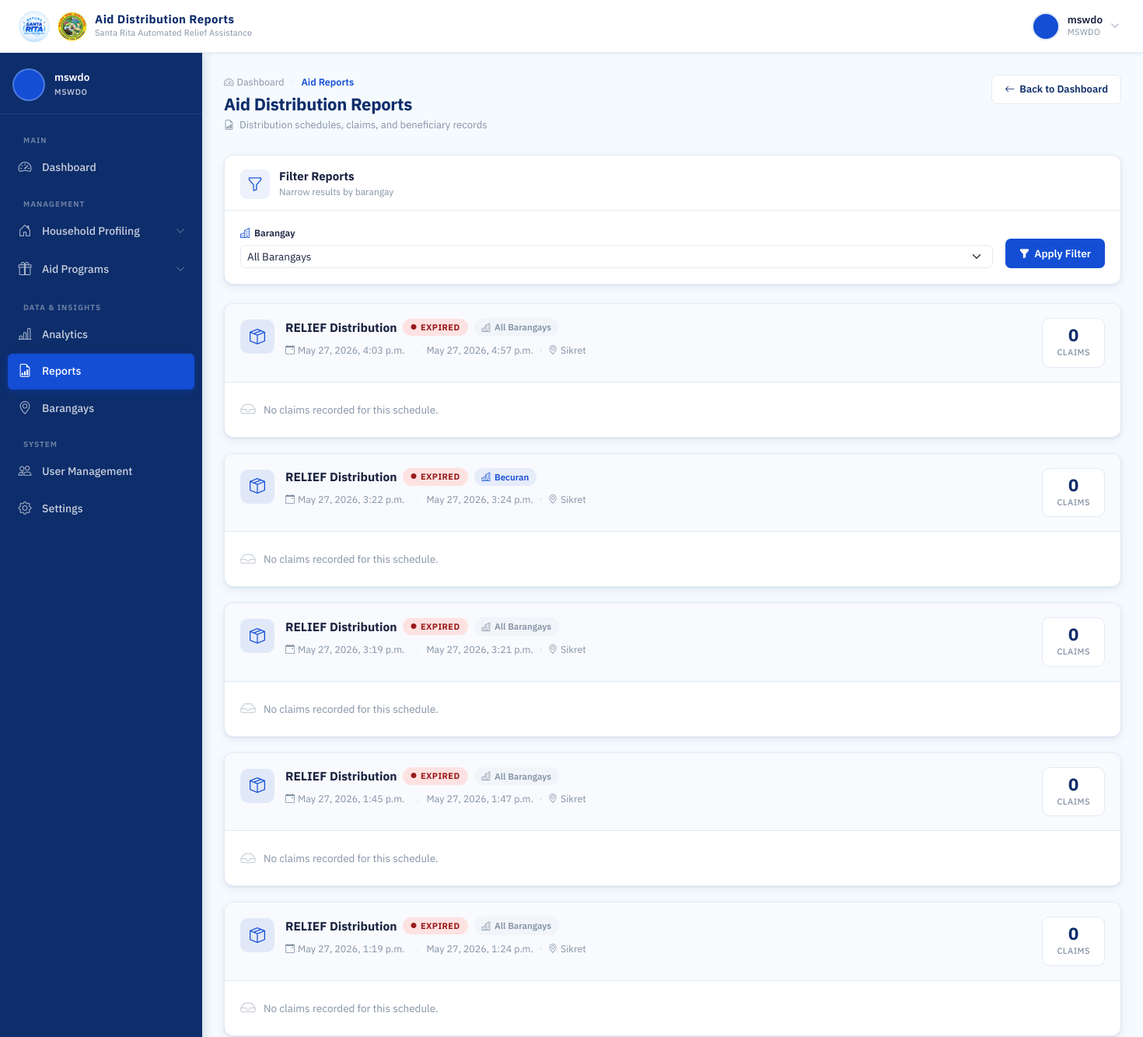
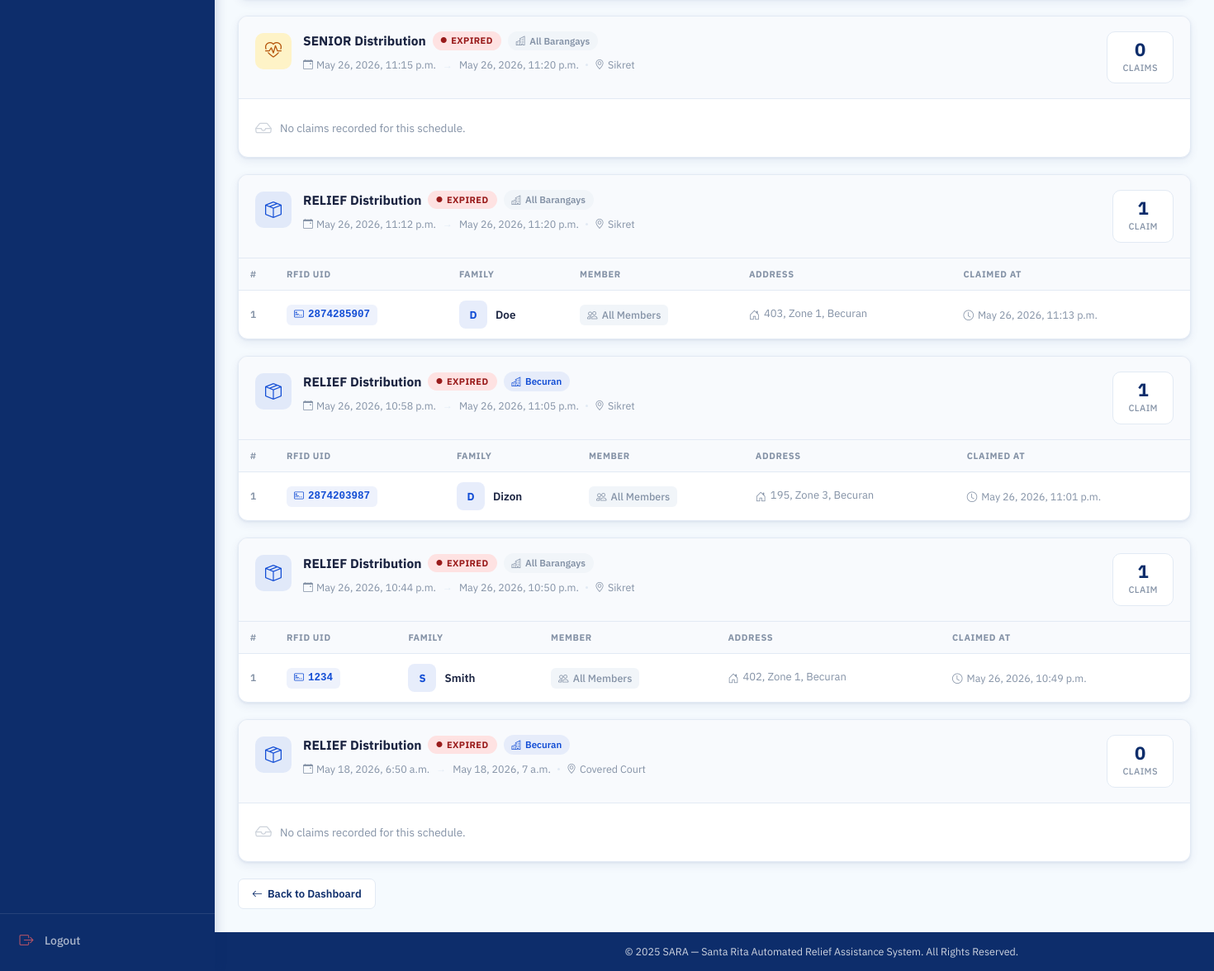
The app's page /mswdo/reports/ (signed in), older data (2 pictures, top to bottom).
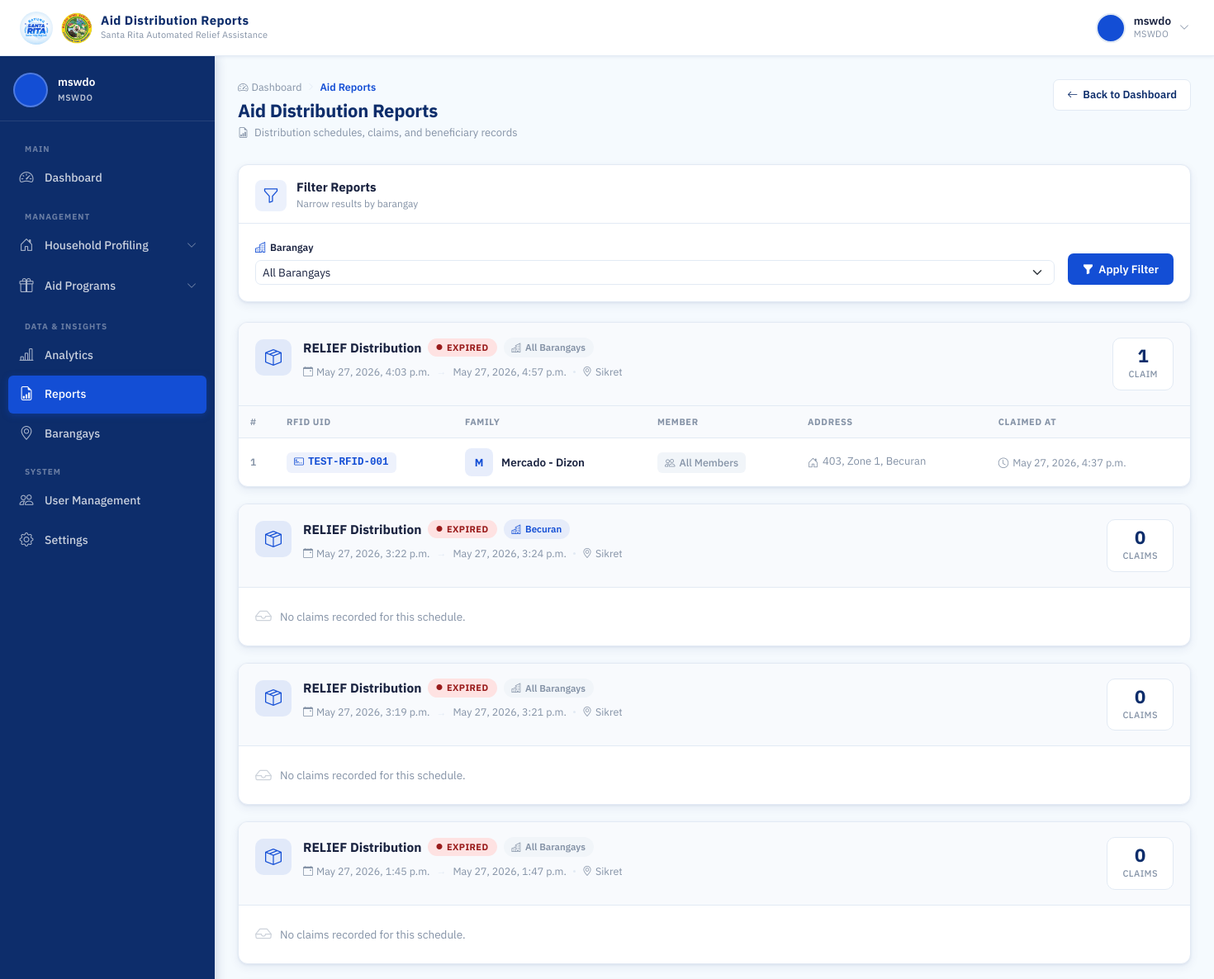
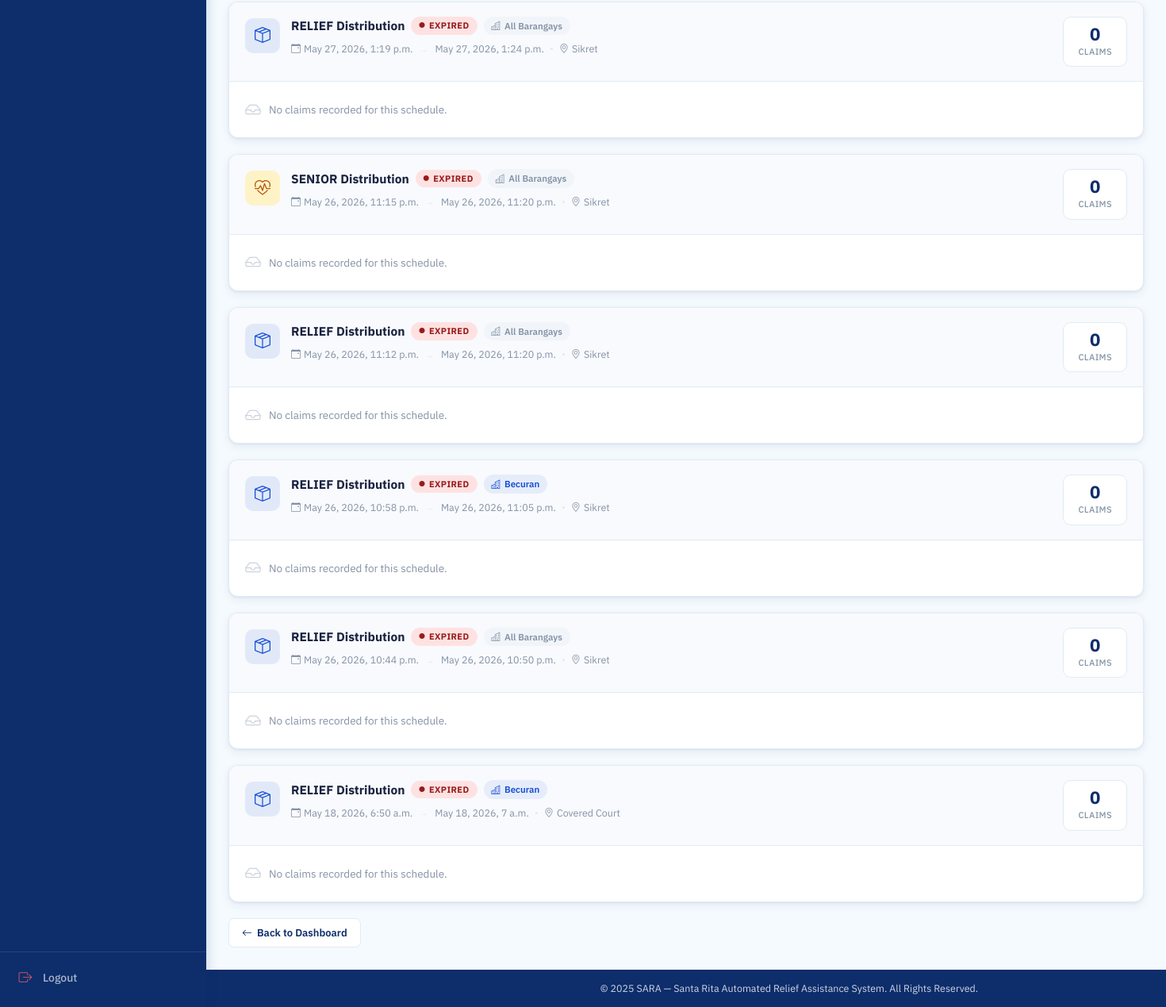
The same page, newer data (2 pictures, top to bottom).
### accounts/models.py (models this page shows, shortened)
class User(AbstractUser):
    ROLE_CHOICES = (
        ('MSWDO', 'MSWDO Admin'),
        ('BARANGAY', 'Barangay Admin'),
    )
    email = models.EmailField(unique=True)
    role = models.CharField(max_length=20, choices=ROLE_CHOICES)
    barangay = models.ForeignKey(
        'Barangay', on_delete=models.SET_NULL, blank=True, null=True, related_name='users'
    )
    is_active = models.BooleanField(default=True)

class AidSchedule(models.Model):
    aid_type = models.CharField(max_length=20, choices=AidType.choices)
    schedule_datetime = models.DateTimeField()
    end_datetime = models.DateTimeField()
    location = models.CharField(max_length=255)
    barangay = models.ForeignKey(
        Barangay,
        on_delete=models.CASCADE,
        null=True,
        blank=True
    )
    is_active = models.BooleanField(default=True)
    created_at = models.DateTimeField(auto_now_add=True)

class Barangay(models.Model):
    name = models.CharField(max_length=100, unique=True)
    def __str__(self):
        return self.name

class AidClaim(models.Model):
    family = models.ForeignKey(Family, on_delete=models.CASCADE)
    family_member = models.ForeignKey(
        'FamilyMember',
        on_delete=models.SET_NULL,
        null=True,
        blank=True,
        help_text="For individual aids like Senior"
    )
    aid_type = models.CharField(max_length=20, choices=AidType.choices)
    schedule = models.ForeignKey('AidSchedule', on_delete=models.CASCADE, null=True)
    claimed_at = models.DateTimeField(auto_now_add=True)
    created_by = models.ForeignKey(
            User,
            on_delete=models.SET_NULL,
            null=True,
            blank=True,
            related_name='processed_claims'
        )

class Family(models.Model):
    household = models.ForeignKey(Household, on_delete=models.CASCADE, related_name='families')
    family_name = models.CharField(max_length=100)
    rfid_uid = models.CharField(
        max_length=50,
        unique=True,
        null=True,
        blank=True
    )
    is_active = models.BooleanField(default=True)

class Household(models.Model):
    barangay = models.ForeignKey(Barangay, on_delete=models.CASCADE, related_name='households')
    zone = models.ForeignKey(Zone, on_delete=models.CASCADE, related_name='households')
    house_number = models.CharField(max_length=50)
    family_name = models.CharField(max_length=100)
    @property
    def address(self):
        return f"{self.house_number}, {self.zone.name}, {self.barangay.name}"

class Zone(models.Model):
    barangay = models.ForeignKey(Barangay, on_delete=models.CASCADE, related_name='zones')
    name = models.CharField(max_length=50)

### accounts/views.py (the view)
# urls.py: path('mswdo/reports/', views.aid_reports, name='aid_reports'),
@login_required
@session_protected
def aid_reports(request):
    if request.user.role != 'MSWDO':
        return HttpResponseForbidden("Access Denied")
    selected_barangay = request.GET.get('barangay')
    schedules = AidSchedule.objects.all().order_by('-schedule_datetime')
    if selected_barangay:
        schedules = schedules.filter(barangay_id=selected_barangay)
    for sched in schedules:
        sched.claims = AidClaim.objects.filter(
            aid_type=sched.aid_type,
            claimed_at__gte=sched.schedule_datetime,
            claimed_at__lte=sched.end_datetime
        ).select_related(
            'family',
            'family_member',
            'family__household',
            'family__household__barangay'
        )
    barangays = Barangay.objects.all()
    return render(request, 'accounts/aid_reports.html', {
        'schedules': schedules,
        'barangays': barangays,
        'selected_barangay': selected_barangay,
        'now': timezone.now(),
    })

### templates/accounts/aid_reports.html (shortened to what this page needs)
{% extends 'base.html' %}
{% load static %}
{% block navbar_title %}Aid Distribution Reports{% endblock %}
{% block css %}
<link rel="stylesheet" href="{% static 'css/mswdo_dashboard.css' %}">
<link rel="stylesheet" href="{% static 'css/barangay_accounts.css' %}">
<link rel="stylesheet" href="{% static 'css/aid_reports.css' %}">
{% endblock %}
{% block content %}
<div class="dash-page-header">
  <div>
    <div class="page-breadcrumb">
      <a href="{% url 'mswdo_dashboard' %}" class="breadcrumb-link">
        <i class="bi bi-speedometer2"></i> Dashboard
      </a>
      <i class="bi bi-chevron-right breadcrumb-sep"></i>
      <span class="breadcrumb-current">Aid Reports</span>
    </div>
    <h1 class="dash-page-title">Aid Distribution Reports</h1>
    <p class="dash-page-sub">
      <i class="bi bi-file-earmark-bar-graph me-1"></i>
      Distribution schedules, claims, and beneficiary records
    </p>
  </div>
  <div class="dash-header-actions">
    <a href="{% url 'mswdo_dashboard' %}" class="btn-dash-outline">
      <i class="bi bi-arrow-left"></i> Back to Dashboard
    </a>
  </div>
</div>
<div class="dash-panel rpt-filter-panel">
  <div class="dash-panel__header">
    <div class="dash-panel__header-left">
      <i class="bi bi-funnel dash-panel__icon"></i>
      <div>
        <h2 class="dash-panel__title">Filter Reports</h2>
        <p class="dash-panel__sub">Narrow results by barangay</p>
      </div>
    </div>
  </div>
  <div class="dash-panel__body">
    <form method="get" class="rpt-filter-form">
      <div class="rpt-filter-form__fields">
        <div class="rpt-filter-form__group">
          <label class="rpt-filter-form__label">
            <i class="bi bi-buildings"></i> Barangay
          </label>
          <select name="barangay" class="form-select form-select-sm rpt-filter-select">
            <option value="">All Barangays</option>
          </select>
        </div>
      </div>
      <button type="submit" class="btn-dash-primary rpt-filter-btn">
        <i class="bi bi-funnel-fill"></i> Apply Filter
      </button>
    </form>
  </div>
</div>
{% if schedules %}
  {% for sched in schedules %}
  <div class="rpt-card">
    <div class="rpt-card__header">
      <div class="rpt-card__header-left">
        <div class="rpt-card__type-icon rpt-card__type-icon--{% if sched.aid_type == 'RELIEF' %}blue{% else %}amber{% endif %}">
          {% if sched.aid_type == 'RELIEF' %}
            <i class="bi bi-box-seam"></i>
          {% else %}
            <i class="bi bi-heart-pulse"></i>
          {% endif %}
        </div>
        <div class="rpt-card__header-info">
          <div class="rpt-card__title-row">
            <h3 class="rpt-card__aid-type">{{ sched.aid_type }} Distribution</h3>
            {% if sched.end_datetime < now %}
              <span class="rpt-status rpt-status--expired">
                <i class="bi bi-circle-fill"></i> Expired
              </span>
            {% else %}
              <span class="rpt-status rpt-status--active">
                <i class="bi bi-circle-fill"></i> Active
              </span>
            {% endif %}
            {% if sched.barangay %}
              <span class="rpt-scope rpt-scope--specific">
                <i class="bi bi-buildings"></i> {{ sched.barangay }}
              </span>
            {% else %}
              <span class="rpt-scope rpt-scope--all">
                <i class="bi bi-buildings"></i> All Barangays
              </span>
            {% endif %}
          </div>
          <div class="rpt-card__meta">
            <span>
              <i class="bi bi-calendar-event"></i>
              {{ sched.schedule_datetime }}
            </span>
            <span class="rpt-card__meta-sep">→</span>
            <span>{{ sched.end_datetime }}</span>
            <span class="rpt-card__meta-dot"></span>
            <span>
              <i class="bi bi-geo-alt"></i> {{ sched.location }}
            </span>
          </div>
        </div>
      </div>
      <div class="rpt-card__claims-count">
        <span class="rpt-card__claims-val">{{ sched.claims|length }}</span>
        <span class="rpt-card__claims-label">Claim{{ sched.claims|length|pluralize }}</span>
      </div>
    </div>
    <div class="rpt-card__body">
      {% if sched.claims %}
        <div class="table-responsive">
          <table class="rpt-table">
            <thead>
              <tr>
                <th class="rpt-th">#</th>
                <th class="rpt-th">RFID UID</th>
                <th class="rpt-th">Family</th>
                <th class="rpt-th">Member</th>
                <th class="rpt-th">Address</th>
                <th class="rpt-th">Claimed At</th>
              </tr>
            </thead>
            <tbody>
              {% for c in sched.claims %}
              <tr class="rpt-row">
                <td class="rpt-td rpt-td--num">{{ forloop.counter }}</td>
                <td class="rpt-td">
                  <span class="rpt-rfid">
                    <i class="bi bi-credit-card-2-front"></i>
                    {{ c.family.rfid_uid }}
                  </span>
                </td>
                <td class="rpt-td">
                  <div class="acct-barangay-cell">
                    <div class="acct-avatar">{{ c.family.family_name|first|upper }}</div>
                    <span class="acct-barangay-name">{{ c.family.family_name }}</span>
                  </div>
                </td>
                <td class="rpt-td">
                  {% if c.family_member %}
                    <span class="rpt-member">
                      {{ c.family_member.first_name }} {{ c.family_member.last_name }}
                    </span>
                  {% else %}
                    <span class="rpt-member rpt-member--all">
                      <i class="bi bi-people"></i> All Members
                    </span>
                  {% endif %}
                </td>
                <td class="rpt-td rpt-td--address">
                  <span class="rpt-address">
                    <i class="bi bi-house-door"></i>
                    {{ c.family.household.address }}
                  </span>
                </td>
                <td class="rpt-td">
                  <span class="rpt-timestamp">
                    <i class="bi bi-clock"></i>
                    {{ c.claimed_at }}
                  </span>
                </td>
              </tr>
              {% endfor %}
            </tbody>
          </table>
        </div>
      {% else %}
        <div class="rpt-no-claims">
          <i class="bi bi-inbox"></i>
          <p>No claims recorded for this schedule.</p>
        </div>
      {% endif %}
    </div>
  </div>
  {% endfor %}
{% endif %}
<div class="page-back-row">
  <a href="{% url 'mswdo_dashboard' %}" class="btn-dash-outline">
    <i class="bi bi-arrow-left"></i> Back to Dashboard
  </a>
</div>
{% endblock %}

### templates/base.html (shortened to what this page needs)
{% load static %}
<!DOCTYPE html>
<html lang="en">
<head>
  <link href="https://cdn.jsdelivr.net/npm/bootstrap@5.3.2/dist/css/bootstrap.min.css" rel="stylesheet">
  <link href="https://cdn.jsdelivr.net/npm/bootstrap-icons@1.11.3/font/bootstrap-icons.min.css" rel="stylesheet">
  <link rel="stylesheet" href="{% static 'css/base.css' %}">
  {% block css %}{% endblock %}
</head>
<body>
<div class="page-wrapper">
  <nav class="topbar" id="topbar">
    <div class="topbar-left">
      <a class="topbar-brand" href="#">
        <img src="{% static 'images/logo.jpg' %}" alt="SARA Logo" class="topbar-logo">
        <img src="{% static 'images/SRP.png' %}" alt="SRP Logo" class="topbar-logo topbar-logo--srp">
        <div class="topbar-title-group">
          <span class="topbar-title">{% block navbar_title %}SARA SYSTEM{% endblock %}</span>
          <span class="topbar-subtitle">Santa Rita Automated Relief Assistance</span>
        </div>
      </a>
    </div>
    {% if user.is_authenticated %}
    <div class="topbar-right">
      <div class="topbar-user" id="userDropdownToggle">
        <div class="topbar-avatar">
        </div>
        <div class="topbar-user-info">
          <span class="topbar-username">{{ user.get_full_name|default:user.username }}</span>
          <span class="topbar-role">{{ user.role|default:"User" }}</span>
        </div>
        <i class="bi bi-chevron-down topbar-chevron" id="userChevron"></i>
      </div>
    </div>
    {% endif %}
  </nav>
  {% if user.is_authenticated %}
  <aside class="sidebar" id="sidebar">
    <div class="sidebar-header">
      <div class="sidebar-user-card">
        <div class="sidebar-avatar">
        </div>
        <div class="sidebar-user-info">
          <span class="sidebar-username">{{ user.get_full_name|default:user.username }}</span>
          <span class="sidebar-role-badge">{{ user.role|default:"User" }}</span>
        </div>
      </div>
    </div>
    <nav class="sidebar-body">
      <ul class="sidebar-nav">
        {% if user.role == 'MSWDO' %}
        <li class="sidebar-section-label">Main</li>
        <li class="sidebar-item">
          <a href="{% url 'mswdo_dashboard' %}" class="sidebar-link {% if request.resolver_match.url_name == 'mswdo_dashboard' %}active{% endif %}">
            <i class="bi bi-speedometer2"></i>
            <span>Dashboard</span>
          </a>
        </li>
        <li class="sidebar-section-label">Management</li>
        <li class="sidebar-item sidebar-item--accordion">
          <button class="sidebar-link sidebar-accordion-btn" data-target="householdSubmenu"
            aria-expanded="false">
            <i class="bi bi-house-door"></i>
            <span>Household Profiling</span>
            <i class="bi bi-chevron-down sidebar-arrow"></i>
          </button>
        </li>
        <li class="sidebar-item sidebar-item--accordion">
          <button class="sidebar-link sidebar-accordion-btn" data-target="aidSubmenu"
            aria-expanded="false">
            <i class="bi bi-gift"></i>
            <span>Aid Programs</span>
            <i class="bi bi-chevron-down sidebar-arrow"></i>
          </button>
        </li>
        <li class="sidebar-section-label">Data & Insights</li>
        <li class="sidebar-item">
          <a href="{% url 'analytics' %}" class="sidebar-link {% if request.resolver_match.url_name == 'analytics' %}active{% endif %}">
            <i class="bi bi-bar-chart-line"></i>
            <span>Analytics</span>
          </a>
        </li>
        <li class="sidebar-item">
          <a href="{% url 'aid_reports' %}" class="sidebar-link {% if request.resolver_match.url_name == 'aid_reports' %}active{% endif %}">
            <i class="bi bi-file-earmark-bar-graph"></i>
            <span>Reports</span>
          </a>
        </li>
        <li class="sidebar-item">
          <a href="#" class="sidebar-link">
            <i class="bi bi-geo-alt"></i>
            <span>Barangays</span>
          </a>
        </li>
        <li class="sidebar-section-label">System</li>
        <li class="sidebar-item">
          <a href="{% url 'barangay_accounts' %}" class="sidebar-link">
            <i class="bi bi-people"></i>
            <span>User Management</span>
          </a>
        </li>
        <li class="sidebar-item">
          <a href="#" class="sidebar-link">
            <i class="bi bi-gear"></i>
            <span>Settings</span>
          </a>
        </li>
        {% endif %}
      </ul>
    </nav>
    <div class="sidebar-footer">
      <a href="{% url 'logout' %}" class="sidebar-link sidebar-logout">
        <i class="bi bi-box-arrow-right"></i>
        <span>Logout</span>
      </a>
    </div>
  </aside>
  {% endif %}
  <main class="{% if user.is_authenticated %}main-content{% endif %}">
    {% block content %}{% endblock %}
  </main>
  <footer class="{% if user.is_authenticated %}footer footer--dashboard{% else %}footer{% endif %}">
    <div class="footer-content">
      <p>&copy; 2025 SARA &mdash; Santa Rita Automated Relief Assistance System. All Rights Reserved.</p>
    </div>
  </footer>
</div>
</body>
</html>

Row changes from the older to the newer data that the page shows:
removed AidClaim: family.rfid_uid "2874285907", family.family_name|first "D", family.family_name "Doe", shows "All Members", family.household.address "403, Zone 1, Becuran", claimed_at "May 26, 2026, 11:13 p.m.", shown under AidSchedule "May 26, 2026, 11:12 p.m."
removed AidClaim: family.rfid_uid "2874203987", family.family_name|first "D", family.family_name "Dizon", shows "All Members", family.household.address "195, Zone 3, Becuran", claimed_at "May 26, 2026, 11:01 p.m.", shown under AidSchedule "May 26, 2026, 10:58 p.m."
removed AidClaim: family.rfid_uid "1234", family.family_name|first "S", family.family_name "Smith", shows "All Members", family.household.address "402, Zone 1, Becuran", claimed_at "May 26, 2026, 10:49 p.m.", shown under AidSchedule "May 26, 2026, 10:44 p.m."
changed AidSchedule "May 27, 2026, 4:03 p.m.": claims|length "0" → "1"; text "No claims recorded for this schedule." → "# RFID UID FAMILY MEMBER ADDRESS CLAIMED AT"
added AidClaim: family.rfid_uid "TEST-RFID-001", family.family_name|first "M", family.family_name "Mercado - Dizon", shows "All Members", family.household.address "403, Zone 1, Becuran", claimed_at "May 27, 2026, 4:37 p.m.", shown under AidSchedule "May 27, 2026, 4:03 p.m."
computed for AidSchedule "May 26, 2026, 11:12 p.m.": claims|length "1" → "0"; text "# RFID UID FAMILY MEMBER ADDRESS CLAIMED AT" → "No claims recorded for this schedule."
computed for AidSchedule "May 26, 2026, 10:58 p.m.": claims|length "1" → "0"; text "# RFID UID FAMILY MEMBER ADDRESS CLAIMED AT" → "No claims recorded for this schedule."
computed for AidSchedule "May 26, 2026, 10:44 p.m.": claims|length "1" → "0"; text "# RFID UID FAMILY MEMBER ADDRESS CLAIMED AT" → "No claims recorded for this schedule."
